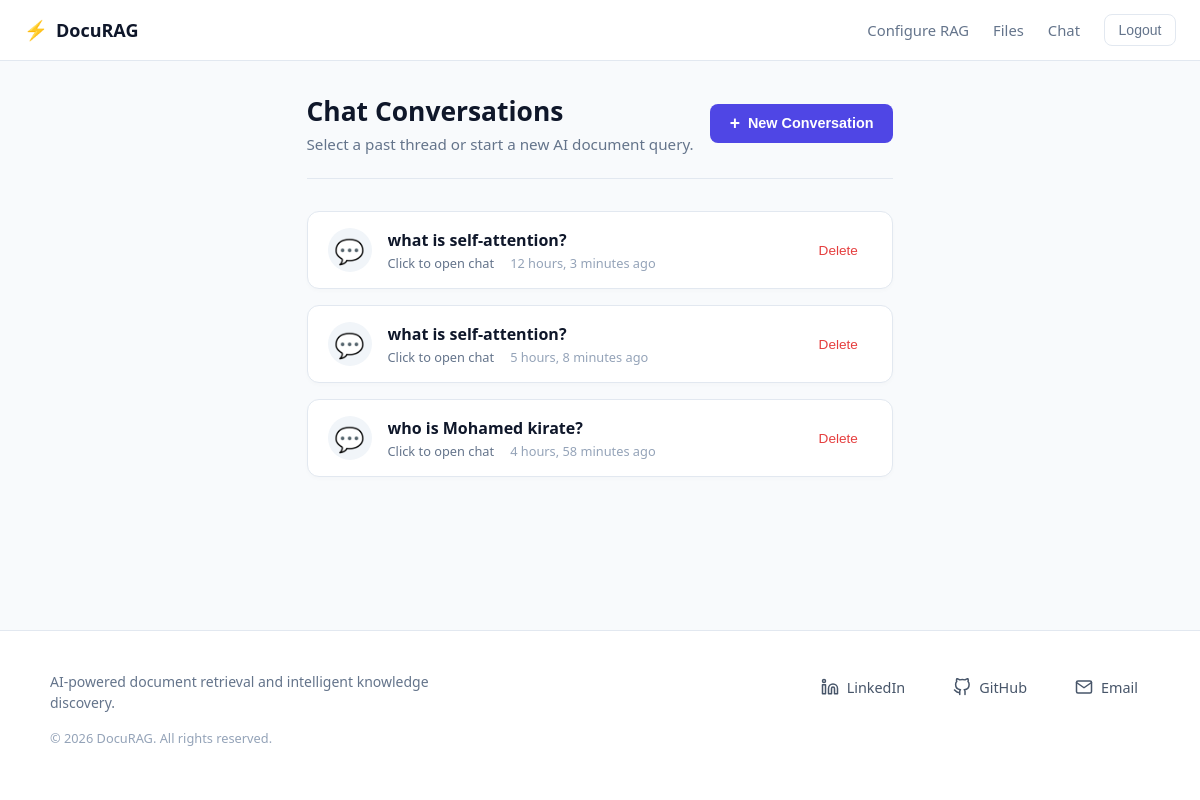
Before: /chatbot (signed in) with the older database file.
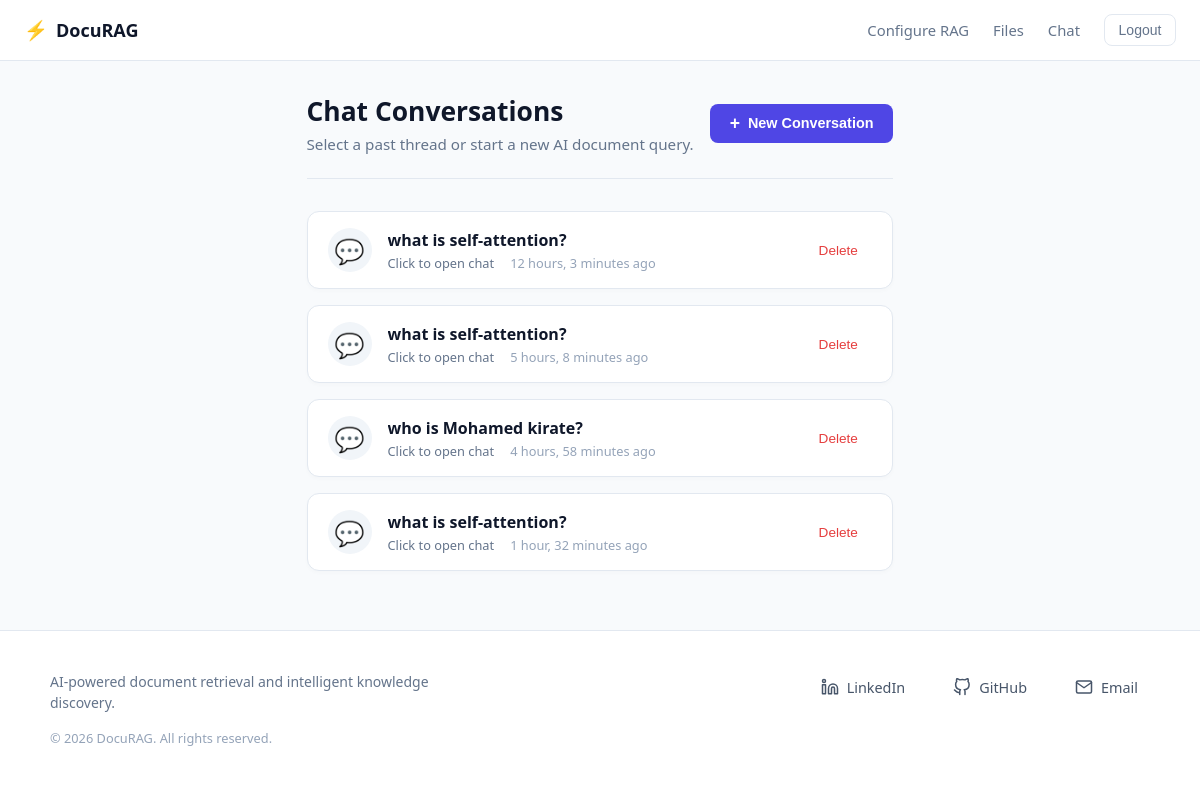
After: the same page with the newer database file.
### chatbot/models.py (models this page shows, shortened)
class Conversation(models.Model):
    title = models.CharField(max_length=150, default=genarate_uuid)
    room = models.ForeignKey(ConversationRoom, on_delete=models.CASCADE, related_name="conversations")
    conversations = models.ManyToManyField(Message)
    created_at = models.DateTimeField(auto_now_add=True)
    class Meta:
        ordering = ["created_at"]

### chatbot/views.py (the view)
# urls.py: path('chatbot', views.converstaions_view, name="conversations"),
@login_required(login_url='login')
def converstaions_view(request):
    user_conversations = Conversation.objects.filter(room__user=request.user)
    context = {"conversations": user_conversations}
    return render(request, 'conversations.html', context)

### chatbot/templates/conversations.html (shortened to what this page needs)
{% extends 'main.html' %}
{% load static %}
{% block extra_css %}
    <link rel="stylesheet" href="{% static 'chatbot/conversations.css' %}">
{% endblock %}
{% block content %}
<div class="conversations-container">
    <div class="conversations-header">
        <div class="header-text">
            <h1 class="page-title">Chat Conversations</h1>
            <p class="page-subtitle">Select a past thread or start a new AI document query.</p>
        </div>
        <form action="{% url 'create-conversation' %}" method="post" class="create-conversation-form">
            <button type="submit" class="btn-primary">
                <span class="btn-icon">+</span> New Conversation
            </button>
        </form>
    </div>
    <div class="conversations-grid">
        {% for conversation in conversations %}
            <div class="conversation-card">
                <a href="{% url 'conversation-chat' conversation.pk %}" class="conversation-link">
                    <div class="conversation-icon">💬</div>
                    <div class="conversation-info">
                        <h3 class="conversation-title">{{ conversation.title }}</h3>
                        <div class="conversation-meta">
                            <span class="conversation-hint">Click to open chat</span>
                            <span class="conversation-time">{{ conversation.created_at|timesince }} ago</span>
                        </div>
                    </div>
                </a>
                <form action="{% url 'delete-conversation' conversation.pk %}" method="post" class="delete-form">
                    <button type="submit" class="btn-delete" title="Delete conversation" onclick="return confirm('Are you sure you want to delete this conversation?');">
                        Delete
                    </button>
                </form>
            </div>
        {% empty %}
            <div class="empty-state">
                <div class="empty-icon">💭</div>
                <h3 class="empty-title">No conversations yet</h3>
                <p class="empty-text">Start a new conversation to query your uploaded database files.</p>
            </div>
        {% endfor %}
    </div>
</div>
{% endblock %}

Changed rows visible on the page:
added Conversation: title "what is self-attention?", created_at "1 hour, 32 minutes"
